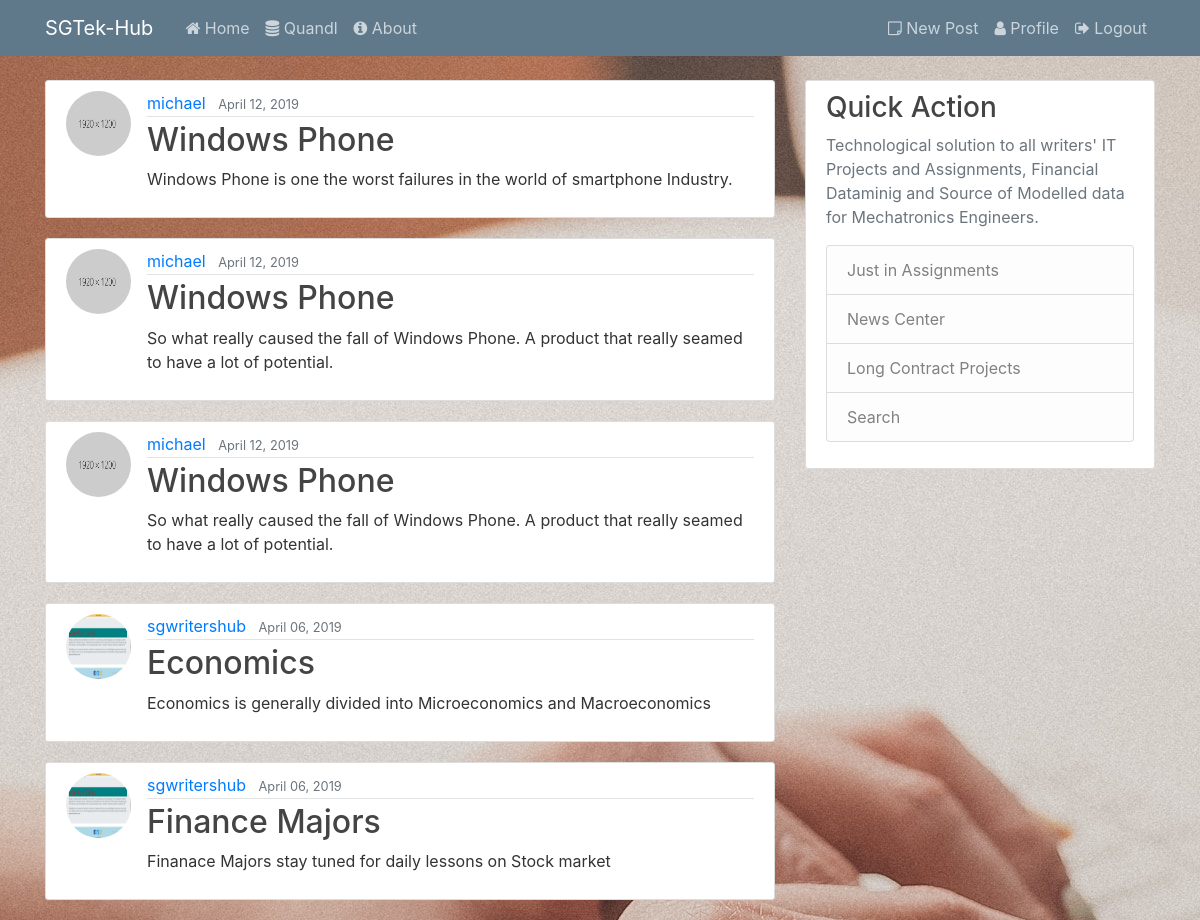
/ (signed in), run on the app's committed database.
### blog/models.py (models this page shows, shortened)
class Post(models.Model):
    title = models.CharField(max_length=100)
    content = models.TextField()
    date_posted = models.DateTimeField(default=timezone.now)
    author = models.ForeignKey(User, on_delete=models.CASCADE)

### users/models.py (models this page shows, shortened)
class Profile(models.Model):
    user = models.OneToOneField(User, on_delete=models.CASCADE)
    image = models.ImageField(default='profile.png', upload_to='profile_pics')
    phone = models.CharField(max_length=13)
    county = models.CharField(max_length=20)

### blog/views.py (the view)
# urls.py: path('', HomeListView.as_view(), name='blog-home'),
class HomeListView(ListView):
    model = Post
    context_object_name = 'posts'
    template_name = 'blog/home.html'
    ordering = ['-date_posted']

### blog/templates/blog/home.html (shortened to what this page needs)
{% extends 'blog/base.html' %}
{% load static %}
{% block body %}
  {% for post in posts %}
  <article class="media content-section">
    <img class="rounded-circle article-img"src="{{ post.author.profile.image.url }}" alt="Author's Image">
    <div class="media-body">
      <div class="article-metadata">
        <a class="mr-2" href="#">{{ post.author }}</a>
        <small class="text-muted">{{ post.date_posted|date:"F d, Y" }}</small>
      </div>
      <h2><a class="article-title" href="#">{{ post.title }}</a></h2>
      <p class="article-content">{{ post.content }}</p>
    </div>
</article>
  {% endfor %}
{% endblock %}

### blog/static/blog/css/main.css (style rules this page uses)
body { background: #fafafa; background-image: url('bg.jpg'); color: #333333; margin-top: 5rem; }
h1, h2, h3, h4, h5, h6 { color: #444444; }
.content-section { background: #ffffff; padding: 10px 20px; border: 1px solid #dddddd; border-radius: 3px; margin-bottom: 20px; }
.article-title { color: #444444; }
.article-content { white-space: pre-line; }
.article-img { height: 65px; width: 65px; margin-right: 16px; }
.article-metadata { padding-bottom: 1px; margin-bottom: 4px; border-bottom: 1px solid #e3e3e3 }

### data on the page
Post: author.profile.image (placeholder picture), author "michael", date_posted "April 12, 2019", title "Windows Phone", content "Windows Phone is one the worst failures in the world of smartphone Industry."
Post: author.profile.image (placeholder picture), author "michael", date_posted "April 12, 2019", title "Windows Phone", content "So what really caused the fall of Windows Phone. A product that really seamed to have a lot of potential."
Post: author.profile.image (placeholder picture), author "michael", date_posted "April 12, 2019", title "Windows Phone", content "So what really caused the fall of Windows Phone. A product that really seamed to have a lot of potential."
Post: author.profile.image (picture), author "sgwritershub", date_posted "April 06, 2019", title "Economics", content "Economics is generally divided into Microeconomics and Macroeconomics"
Post: author.profile.image (picture), author "sgwritershub", date_posted "April 06, 2019", title "Finance Majors", content "Finanace Majors stay tuned for daily lessons on Stock market"
